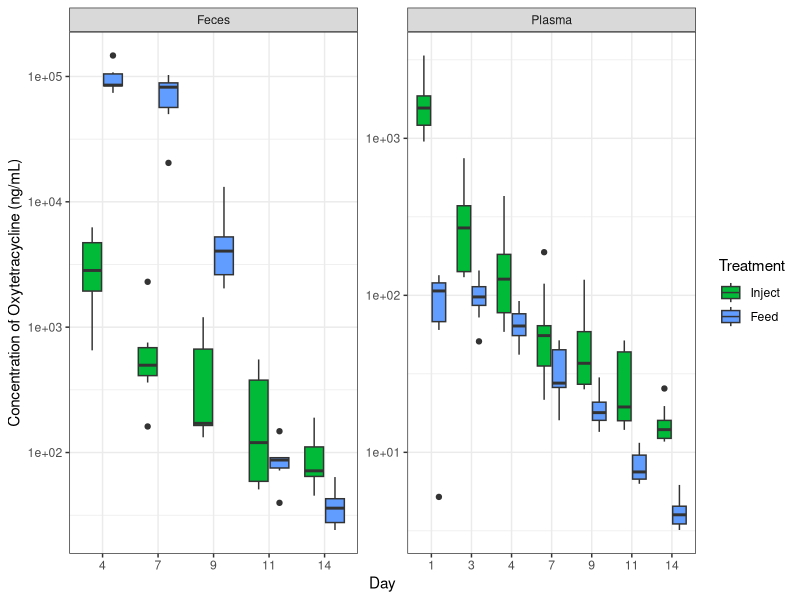
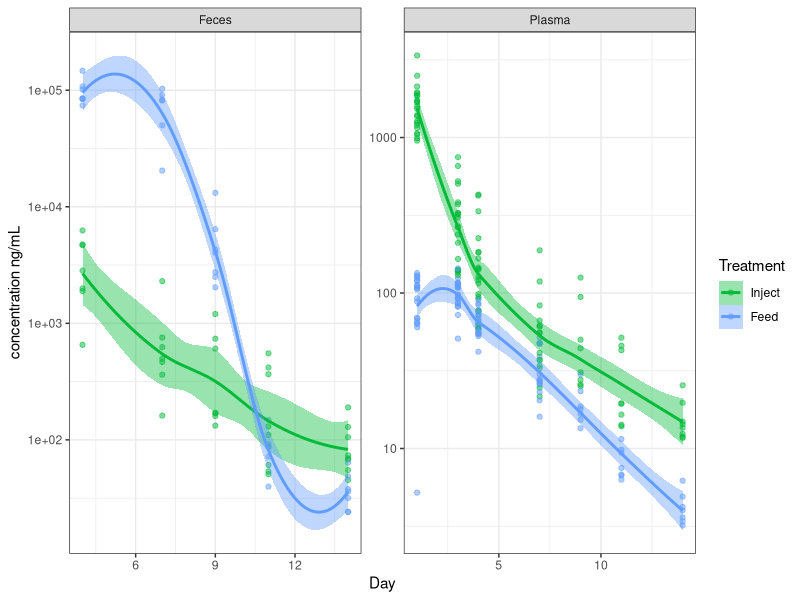
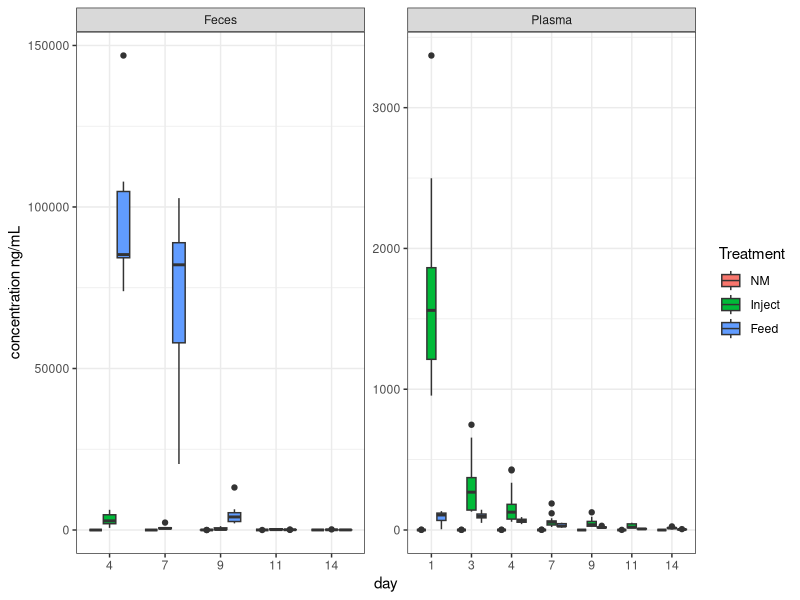
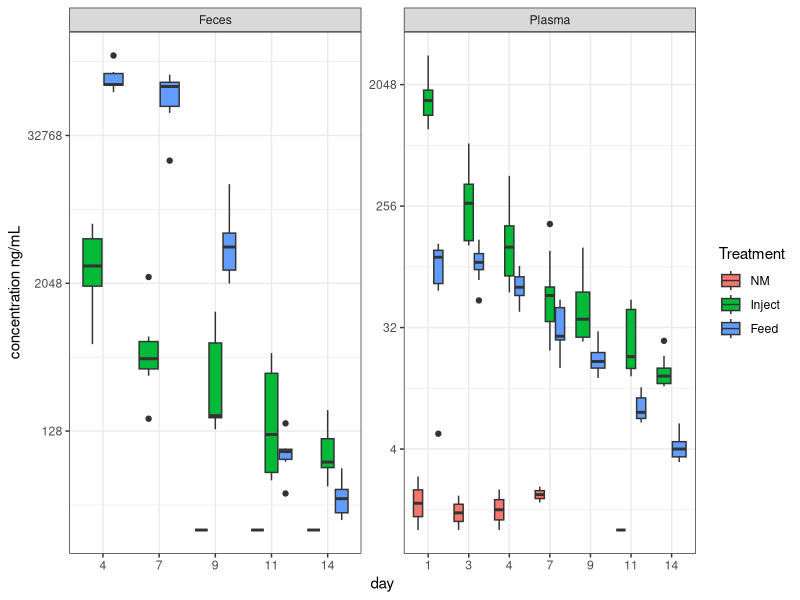
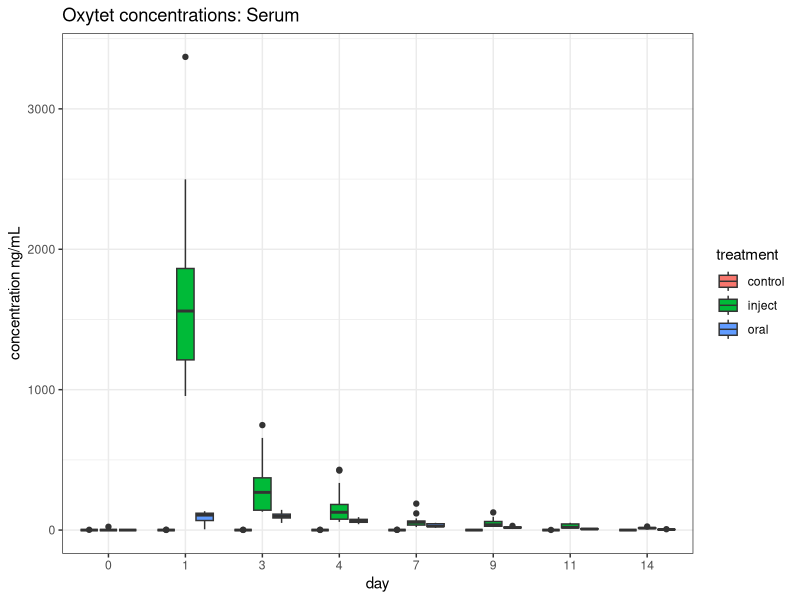
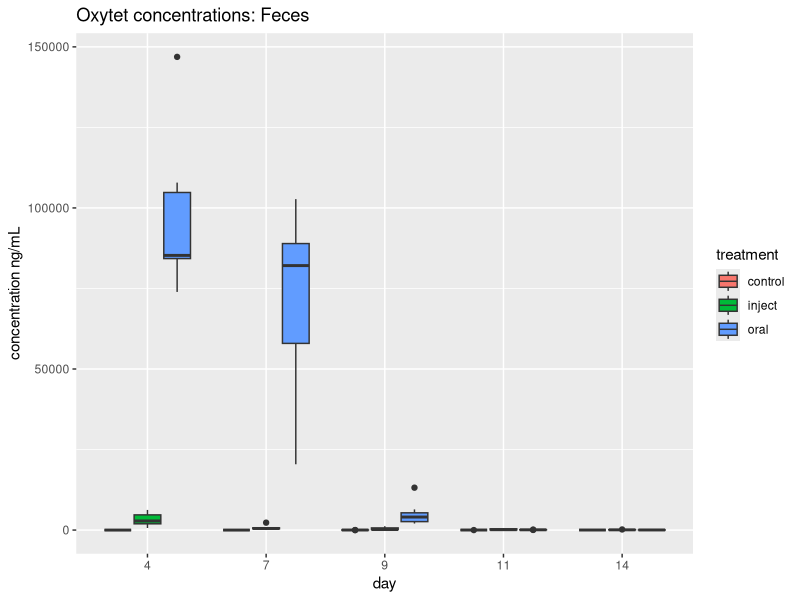
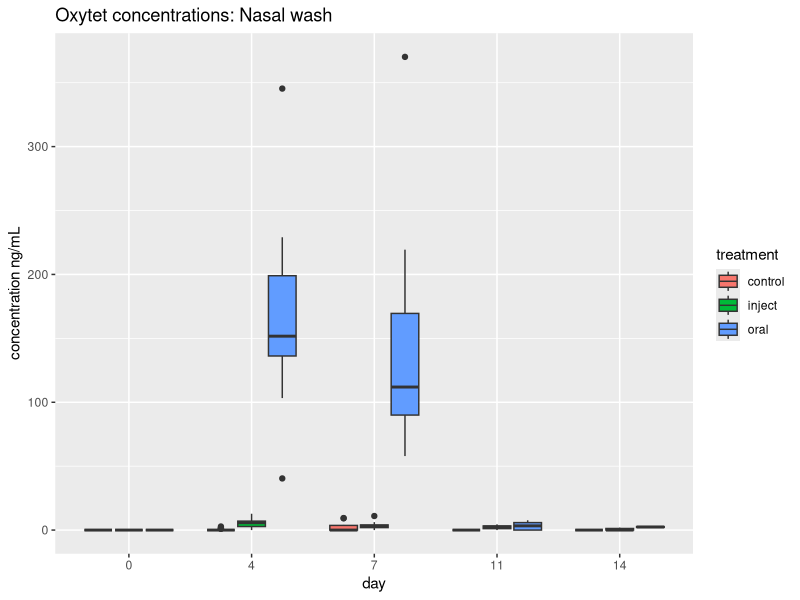
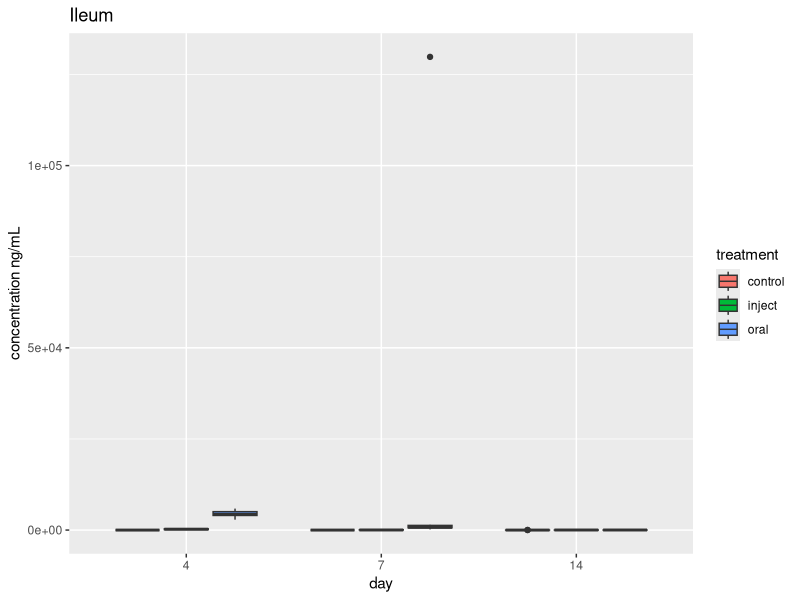

R code for these plots, in order: (Note: this script raises an error after producing the figures.)



###### ABX conc. data  #########


getwd()
# setwd('~/FS1/reanal/')

library(tidyverse)
library(reshape2)

# functions used:
# grep()
# gsub()
# colnames()
# na.exclude()
# paste()


tis <- read.csv('./data/HansResults_tissues.csv', stringsAsFactors = FALSE)  # reads in data, already cleaned a little
meta <- read.csv('./data/hans_meta.csv', stringsAsFactors = FALSE)           # reads in some metadata

inj <- meta$Pig.ID.Numbers[grep('IM', meta$Control.treatment)]        # creates a vector of pig numbers that have 'IM' in their treatment column
oral <- meta$Pig.ID.Numbers[grep('In-feed', meta$Control.treatment)]    # creates a vector of pig numbers that have 'In-feed' in their treatment column
control <- meta$Pig.ID.Numbers[grep('Control', meta$Control.treatment)] # creates a vector of pig numbers that have 'Control' in their treatment column


tis$Time.Point <- as.numeric(gsub('D', '', tis$Time.Point))             # replaces the 'D' in the time column with '' (nothing)

tis.melt <- melt(tis, id.vars = c(1,2), measure.vars = c(3:6))          # converts to long dataframe format for easy plotting
tis.melt                                                                # just checking on the new long dataframe
colnames(tis.melt) <- c('pig', 'day', 'tissue', 'concentration')        # changing the column names to something I like
tis.melt$concentration <- gsub('NF', 0, tis.melt$concentration)         # replaces 'NF' with 0
tis.melt$concentration <- gsub('<', '', tis.melt$concentration)         # replaces '<' with '' (nothing)


tis.melt$concentration <- as.numeric(tis.melt$concentration)            # forces the concentration column to be numeric 
tis.melt <- na.exclude(tis.melt)                                        # removes NAs which were introduced in the previous line

tis.melt$treatment <- NA                                                # creates a new column 'treatment'
tis.melt$treatment[tis.melt$pig %in% control] <- 'control'              # assigns 'control' to pigs whose numbers are in the control vector we generated on line 11
tis.melt$treatment[tis.melt$pig %in% inj] <- 'inject'                   # assigns 'inject' to pigs whose numbers are in the control vector we generated on line 9
tis.melt$treatment[tis.melt$pig %in% oral] <- 'oral'                    # assigns 'oral' to pigs whose numbers are in the control vector we generated on line 10


tis.melt$dayXtreat <- paste(tis.melt$day, tis.melt$treatment, sep = '_') # creates a dayXtreatment column, it's just the day and treatment columns pasted together




tis.melt$day <- factor(tis.melt$day)                                     # makes the day column a factor (this means it is categorical data, not continuous data)


# this section uses tidyverse type pipes, filters, and ggplot to produce boxplots

# tis.melt$concentration[tis.melt$concentration == 0] <- 1
tis.melt$Treatment <- ifelse(tis.melt$treatment == 'control', 'NM', 
                             ifelse(tis.melt$treatment == 'inject', 'Inject', 
                                    ifelse(tis.melt$treatment == 'oral', 'Feed', NA)))

tis.melt$Tissue <- ifelse(tis.melt$tissue == 'Serum', 'Plasma', 
                             ifelse(tis.melt$tissue == 'feces', 'Feces',
                                    ifelse(tis.melt$tissue == 'Nasal', 'Nasal', 
                                           ifelse(tis.melt$tissue == 'Ileum', 'Ileum', NA))))



tis.melt$Treatment <- factor(tis.melt$Treatment, levels = c('NM', 'Inject', 'Feed'))

fig2 <- tis.melt %>% filter(Treatment %in% c('Inject', 'Feed')) %>%
  filter(Tissue %in% c('Feces', 'Plasma')) %>% 
  filter(day != 0) %>% 
  ggplot(aes(x=day, y=concentration, group=dayXtreat, fill=Treatment)) +
  geom_boxplot() +
  ylab('Concentration of Oxytetracycline (ng/mL)') + xlab('Day') + scale_y_log10(labels=scales::scientific) +
  facet_wrap(~Tissue, scales = 'free')+
  theme_bw() + scale_fill_manual(values = c('#00BA38', '#619CFF'))

fig2

ggsave(fig2,
       filename = './output/new_figs/figure2.jpeg',
       width = 180,
       height = 120,
       device = 'jpeg',
       dpi = 300,
       units = 'mm')


# tis.melt %>% filter(Treatment %in% c('Inject', 'Feed')) %>%
#   #filter(Tissue %in% c('Feces', 'Plasma')) %>% 
#   filter(day != 0) %>% 
#   ggplot(aes(x=day, y=concentration, group=dayXtreat, fill=Treatment)) +
#   geom_boxplot() +
#   ylab('concentration ng/mL') + scale_y_log10() +
#   facet_wrap(~Tissue, scales = 'free')+
#   theme_bw() + scale_fill_manual(values = c('#00BA38', '#619CFF'))+
#   scale_y_continuous(labels = function(x) format(x, scientific = TRUE))



#
tis.melt$Day <- as.numeric(as.character(tis.melt$day))

tis.melt %>% filter(Treatment %in% c('Inject', 'Feed')) %>%
  filter(Tissue %in% c('Feces', 'Plasma')) %>% 
  filter(day != 0) %>% 
  ggplot(aes(x=Day, y=concentration, fill=Treatment, color=Treatment)) +
  geom_point(shape=21, alpha=.5) + geom_smooth() +
  ylab('concentration ng/mL') + scale_y_log10() +
  facet_wrap(~Tissue, scales = 'free')+
  theme_bw() + scale_fill_manual(values = c('#00BA38', '#619CFF'))+
  scale_color_manual(values = c('#00BA38', '#619CFF')) #+ 
  # scale_y_continuous(labels = function(x) format(x, scientific = FALSE))









tis.melt %>% filter(tissue %in% c('Serum', 'feces')) %>%
  filter(day != 0) %>% 
  ggplot(aes(x=day, y=concentration, group=dayXtreat, fill=Treatment)) +
  geom_boxplot() +
  ylab('concentration ng/mL') +# scale_y_log10() +
  facet_wrap(~Tissue, scales = 'free')+
  theme_bw()

tis.melt %>% filter(tissue %in% c('Serum', 'feces')) %>%
  filter(day != 0) %>% 
  ggplot(aes(x=day, y=concentration, group=dayXtreat, fill=Treatment)) +
  geom_boxplot() +
  ylab('concentration ng/mL') + scale_y_continuous(trans = 'log2') +
  facet_wrap(~Tissue, scales = 'free')+
  theme_bw()



# tis.melt %>% group_by(Treatment, day) %>% 
#   summarise(mean_conc = mean(concentration)) %>% 
#   spread(key=Treatment, value=mean_conc, -day)

# scales::trans_new(transform = log2, inverse = exp)

tis.melt %>% filter(tissue == 'Serum') %>%                                 
  ggplot(aes(x=day, y=concentration, group=dayXtreat, fill=treatment)) +
  geom_boxplot() +
  ylab('concentration ng/mL') +
  ggtitle('Oxytet concentrations: Serum') +
  theme_bw()


tis.melt %>% filter(tissue == 'feces') %>%
  ggplot(aes(x=day, y=concentration, group=dayXtreat, fill=treatment)) +
  geom_boxplot() + ylab('concentration ng/mL') + ggtitle('Oxytet concentrations: Feces')

tis.melt %>% filter(tissue == 'Nasal') %>%
  ggplot(aes(x=day, y=concentration, group=dayXtreat, fill=treatment)) +
  geom_boxplot() + ylab('concentration ng/mL') + ggtitle('Oxytet concentrations: Nasal wash')


tis.melt %>% filter(tissue == 'Ileum') %>%
  ggplot(aes(x=day, y=concentration, group=dayXtreat, fill=treatment)) +
  geom_boxplot() + ylab('concentration ng/mL') + ggtitle('Ileum')

tis.melt <- tis.melt[!(tis.melt$concentration >129000 & tis.melt$tissue == 'Ileum'),]  # removed one crazy high outlier

tis.melt %>% filter(tissue == 'Ileum') %>%
  ggplot(aes(x=day, y=concentration, group=dayXtreat, fill=treatment)) +
  geom_boxplot() + ylab('concentration ng/mL') + ggtitle('Oxytet concentrations: Ileum')


tis.melt$group <- paste(tis.melt$pig, tis.melt$day, tis.melt$tissue, sep = '_')

feces.abx <- tis.melt %>% filter(tissue == 'feces')

#  Duplicated Pig numbers are an issue here. This is some fallout from when pig 50 was taken
# instead of pig 5 for a D4 necropsy.

#tis.melt %>% spread(tissue, concentration)


#tis.spread <- spread(tis.melt, key = tissue, value = concentration)


tmp <- tis.melt %>% group_by(day, tissue, Treatment) %>% summarise(mean=mean(concentration), 
                                                            n=n(), 
                                                            sd=sd(concentration), 
                                                            se=sd/n) %>% write_csv('./output/mean_abx_conc.csv')


table_S2b <- tmp %>% filter(tissue %in% c('feces', 'Ileum')) %>% arrange(tissue) %>% write_csv('./output/Table_S2b.csv')

tis.melt[c(381,514),]
tis.melt[c(20,249),]
tis.melt[c(660,718),]
tis.melt[c(661,719),]

# this should fix the problem

tis.melt[c(381),]$pig <- 5
tis.melt[c(20),]$pig <- 5
tis.melt[c(718),]$pig <- 50
tis.melt[c(719),]$pig <- 50


colnames(meta)[1] <- 'pig'
colnames(meta)[6] <- 'Weight'


tis.meta <- tis.melt %>% left_join(meta)
tis.meta$Weight <- as.numeric(tis.meta$Weight)

fig1 <- tis.meta %>% filter(day==1) %>%
  ggplot(aes(x=Weight, y=concentration, color=Treatment)) +
  geom_smooth(method = 'lm') + geom_point() + theme_bw() +ylab('Concentration of Oxytetracycline (ng/mL)') + xlab("Weight (kg)")


fig1

ggsave(fig1,
       filename = './output/new_figs/figure1.jpeg',
       width = 180,
       height = 120,
       device = 'jpeg',
       dpi = 300,
       units = 'mm')



